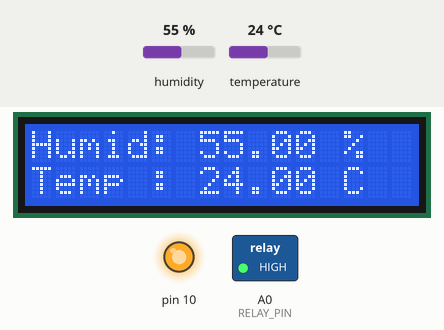
Simulated run of this sketch. Board: Arduino Uno, built with avr-gcc and run on an emulated ATmega328P. On the bench: 16×2 character LCD, switched loads named in the sketch (green lamp = pin HIGH), output pins drawn as LEDs (lit = HIGH). The inputs (shaded band) are chosen by the test bench; at power-on: humidity 55 %, temperature 24 °C. The local clock reads 2024-03-15 10:24:30 at power-on unless the sketch sets it; storage starts empty; what the sketch prints to the serial monitor is not drawn.

Above: at 7.1 s.
7.2 s: humidity set to 74 %
At 11.3 s:
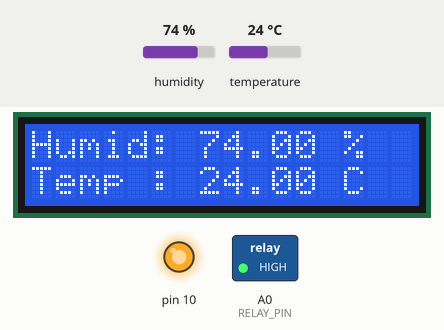
16.3 s: humidity set to 77 %
At 20.5 s:
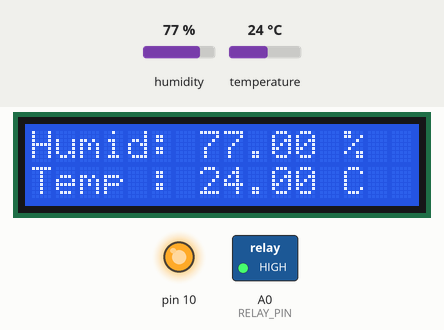
22.7 s: temperature set to 12 °C
At 24.3 s:
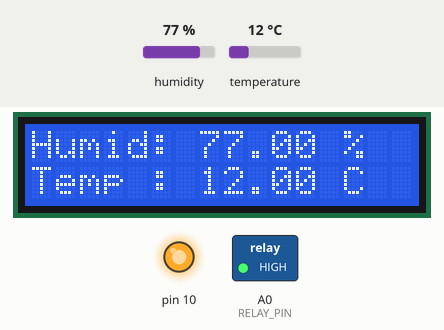
27.0 s: temperature set to 19 °C
At 28.1 s:
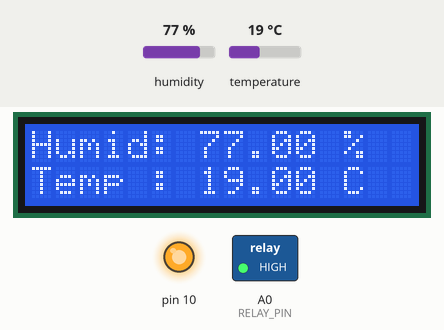
Timing chart, 0 to 30.0 s (numbered marks = the images above; inputs shaded):
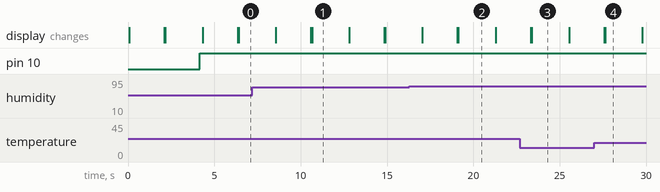

The sketch:

Combined_mkrwifi1010.ino
```cpp
// LCD
// include the library code:
#include <LiquidCrystal.h>
// initialize the library by associating any needed LCD interface pin
// with the arduino pin number it is connected to
const int rs = 7, en = 6, d4 = 1, d5 = 2, d6 = 3, d7 = 4;
LiquidCrystal lcd(rs, en, d4, d5, d6, d7);

// PIR
int pirPin  = 13;                 // PIR Out pin
int pirStat = 0;                   // PIR status

// DHT
#include "DHT.h"
#define DHTPIN 0
#define DHTTYPE DHT11
DHT dht(DHTPIN, DHTTYPE);

// SD
// include the SD library:
#include <SPI.h>
#include <SD.h>
const int chipSelect = 5;
File dataFile;
File Logfile;
File ConRec;
// SD Card Info
//SdFile root;
//Sd2Card card;
//SdVolume volume;


//Time
#include "RTClib.h"
RTC_DS1307 rtc;


// Relay Control
const int RELAY_PIN = A0;  // the Arduino pin, which connects to the IN pin of relay
const int Ontemp    = 30;
const int OnHumd    = 50;
int       counter   = 0;
int       pircounter = 0;

void setup() {

  // LCD - Setup
  // the LCD's number of columns and rows:
  // lcd.begin(16, 2);

  // PIR Setup
  pinMode(LED_BUILTIN, OUTPUT);
  pinMode(pirPin, INPUT);


  // SD - Setup
  //  Serial.println("\nFiles found on the card (name, date and size in bytes): ");
  //  root.openRoot(volume);
  //  // list all files in the card with date and size
  //  root.ls(LS_R | LS_DATE | LS_SIZE);


  // Relay- Setup
  // initialize digital pin as an output.
  pinMode(RELAY_PIN, OUTPUT);
  digitalWrite(RELAY_PIN, HIGH); // Relay working on LOW


  Serial.begin(9600);
}

void loop() {

  // Counter
  counter = counter + 1;

  // PIR
  pirStat = digitalRead(pirPin);
  //    while (pirStat == HIGH) {            // if motion detected
  //      digitalWrite(LED_BUILTIN, HIGH);   // turn the LED on (HIGH is the voltage level)
  //      Serial.println("Motion Detected");
  //      // Print a message to the LCD.
  //      lcd.clear();
  //      lcd.begin(16, 2);
  //      lcd.print("Motion Detected!");
  //      pirStat = digitalRead(pirPin);
  //      delay(1000);
  //      if ((pirStat == LOW)) {
  //      digitalWrite(LED_BUILTIN, LOW); // turn LED OFF if we have no motion
  //    break;
  //      }
  //      }
  pirStat = digitalRead(pirPin);
  if (pirStat == HIGH) {            // if motion detected
    counter     = 0;
    pircounter  = 0;
    Serial.println("Motion Detected");
    // Print a message to the LCD.
    lcd.display();
    lcd.clear();
    lcd.begin(16, 2);
    lcd.print("Motion Detected!");
    delay(1000);
  }

  if (pircounter>25){
    lcd.noDisplay();
    Serial.println("Turn off Display");
  }


  // Time
  // Full Timestamp
  rtc.begin();
  if (! rtc.begin()) {
    Serial.println("Couldn't find RTC");
    Serial.flush();
    abort();
  }

  DateTime time = rtc.now();
  DateTime now  = rtc.now();
  String CurntTime = String(time.timestamp(DateTime::TIMESTAMP_FULL));
  //  Serial.println(CurntTime);
  lcd.begin(16, 2);
  lcd.print("Date: ");
  lcd.print(now.year(), DEC);
  lcd.print('-');
  lcd.print(now.month(), DEC);
  lcd.print('-');
  lcd.print(now.day(), DEC);

  lcd.setCursor(0, 1);
  lcd.print("Time: ");
  if (now.hour() < 10) {
    lcd.print("0");
  }
  lcd.print(now.hour(), DEC);
  lcd.print(':');
  if (now.minute() < 10) {
    lcd.print("0");
  }
  lcd.print(now.minute(), DEC);
  lcd.print(':');

  if (now.second() < 10) {
    lcd.print("0");
  }
  lcd.print(now.second(), DEC);
  delay(2000);


  // DHT
  dht.begin();

  // Reading temperature or humidity takes about 250 milliseconds!
  // Sensor readings may also be up to 2 seconds 'old' (its a very slow sensor)
  float h = dht.readHumidity();
  // Read temperature as Celsius (the default)
  float t = dht.readTemperature();
  // Read temperature as Fahrenheit (isFahrenheit = true)
  float f = dht.readTemperature(true);

  // Check if any reads failed and exit early (to try again).
  if (isnan(h) || isnan(t) || isnan(f)) {
    Serial.println(F("Failed to read from DHT sensor!"));
    return;
  }

  // set up the LCD's number of columns and rows:
  lcd.clear();

  lcd.begin(16, 2);
  lcd.print(F("Humid: "));
  lcd.print(h);
  lcd.print(F(" %"));
  lcd.setCursor(0, 1);
  lcd.print(("Temp : "));
  lcd.print(t);
  lcd.print(F(" C"));
  delay(2000);

  // SD Writing Data

  SPI.begin();
  SD.begin(chipSelect);

  // init SD card
  if (!SD.begin(chipSelect)) {
    Serial.println("Failed to initialize SD card!");
    lcd.clear(); lcd.print("Failed to initialize SD card!");
    while (1);
  }

  // Filename

  int nyear  = now.year();
  int nmonth = now.month();
  int nday   = now.day();

  char fileName[13];
  sprintf(fileName, "%4d%02d%02d.csv", nyear, nmonth, nday);
  Serial.println("Saving: " + String(fileName) + " Successfully");


  // init the CSV file with headers
  if (!SD.exists(fileName)) {
    dataFile = SD.open(fileName, FILE_WRITE);
    dataFile.println("timestamp,humidity,temperature");
    dataFile.close();
  }

  // Save data
  // if the file opened okay, write to it:
  dataFile = SD.open(fileName, FILE_WRITE);
  if (dataFile) {
    dataFile.print(CurntTime); // timestamp
    dataFile.print(",");
    dataFile.print(h); // humidity
    dataFile.print(",");
    dataFile.println(t); // temperature

    // close the file
    dataFile.close();

  } else {
    // if the file didn't open, print an error:
    Serial.println("error opening data file");
  }


  // Continuous Record
  String fname2 = "ConRec.csv";
  int str_len2  = fname2.length() + 1;
  char char_array2[str_len2];
  fname2.toCharArray(char_array2, str_len2);


  // init the CSV file with headers
  if (!SD.exists(fname2)) {
    ConRec = SD.open(fname2, FILE_WRITE);
    ConRec.println("timestamp,humidity,temperature");
    ConRec.close();
  }

  // Save data
  // if the file opened okay, write to it:
  ConRec = SD.open(fname2, FILE_WRITE);
  if (ConRec) {
    ConRec.print(CurntTime); // timestamp
    ConRec.print(",");
    ConRec.print(h); // humidity
    ConRec.print(",");
    ConRec.println(t); // temperature

    // close the file
    ConRec.close();

  } else {
    // if the file didn't open, print an error:
    Serial.println("error opening data file");
  }

  // Relay Control
  String fname1 = "Rlog.csv";
  int str_len = fname1.length() + 1;
  char char_array[str_len];
  fname1.toCharArray(char_array, str_len);

  if (pirStat == LOW) {
    pircounter = pircounter + 1;

    // Save data
    // if the file opened okay, write to it:
    Logfile = SD.open(fname1, FILE_WRITE);
    if (Logfile && counter == 0) {
      Logfile.print(CurntTime); // timestamp
      Logfile.print(",");
      Logfile.println("OFF");
      Logfile.close();
      Serial.println("Saving: " + String(fname1) + " Successfully" );
    }

  }

  if (now.hour() > 18 || h > 75) {
    digitalWrite(RELAY_PIN, HIGH);
    counter     = 0;
    pircounter  = 0;

    // Save data
    // if the file opened okay, write to it:
    Logfile = SD.open(fname1, FILE_WRITE);
    if (Logfile && counter == 0) {
      Logfile.print(CurntTime); // timestamp
      Logfile.print(",");
      Logfile.println("OFF");
      Logfile.close();
      Serial.println("Saving: " + String(fname1) + " Successfully" );
    }

  }

  if (counter > 200 && pircounter > 200) {
    digitalWrite(RELAY_PIN, HIGH);
    counter     = 0;
    pircounter  = 0;

    // Save data
    // if the file opened okay, write to it:
    Logfile = SD.open(fname1, FILE_WRITE);
    if (Logfile && counter == 0) {
      Logfile.print(CurntTime); // timestamp
      Logfile.print(",");
      Logfile.println("OFF");
      Logfile.close();
      Serial.println("Saving: " + String(fname1) + " Successfully" );
    }

  }


  if ( h > OnHumd && t > Ontemp && pirStat == HIGH && now.hour() >= 10 && now.hour() <= 18 ) {
    digitalWrite(RELAY_PIN, LOW);

    // init the CSV file with headers
    if (!SD.exists(fname1)) {
      Logfile = SD.open(fname1, FILE_WRITE);
      Logfile.println("timestamp,stat");
      Logfile.close();
    }

    // Save data
    // if the file opened okay, write to it:
    Logfile = SD.open(fname1, FILE_WRITE);
    if (Logfile && counter == 1) {
      Logfile.print(CurntTime); // timestamp
      Logfile.print(",");
      Logfile.println("ON");
      Logfile.close();
      Serial.println("Saving: " + String(fname1) + " Successfully" );
    }

  }

}

void printData() {


}
```

Measured:
- what the display in image 1 shows lasts 2.1 s, from 10.7 s to 12.8 s
- what the display in image 2 shows lasts 2.2 s, from 19.1 s to 21.3 s
